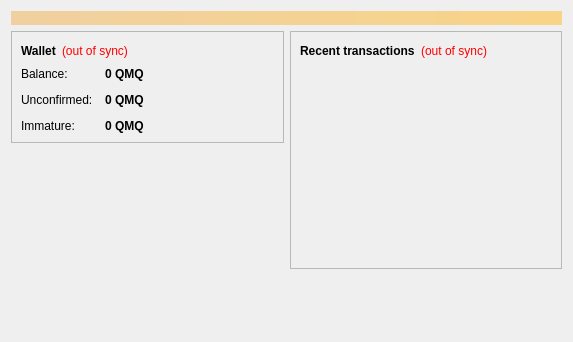
<?xml version="1.0" encoding="UTF-8"?>
<ui version="4.0">
 <class>OverviewPage</class>
 <widget class="QWidget" name="OverviewPage">
  <property name="geometry">
   <rect>
    <x>0</x>
    <y>0</y>
    <width>573</width>
    <height>342</height>
   </rect>
  </property>
  <property name="windowTitle">
   <string>Form</string>
  </property>
  <layout class="QVBoxLayout" name="topLayout">
   <item>
    <widget class="QLabel" name="labelAlerts">
     <property name="visible">
      <bool>false</bool>
     </property>
     <property name="styleSheet">
      <string notr="true">background-color: qlineargradient(x1: 0, y1: 0, x2: 1, y2: 0, stop:0 #F0D0A0, stop:1 #F8D488); color:#000000;</string>
     </property>
     <property name="wordWrap">
      <bool>true</bool>
     </property>
     <property name="margin">
      <number>3</number>
     </property>
    </widget>
   </item>
   <item>
    <layout class="QHBoxLayout" name="horizontalLayout" stretch="1,1">
     <item>
      <layout class="QVBoxLayout" name="verticalLayout_2">
       <item>
        <widget class="QFrame" name="frame">
         <property name="frameShape">
          <enum>QFrame::StyledPanel</enum>
         </property>
         <property name="frameShadow">
          <enum>QFrame::Raised</enum>
         </property>
         <layout class="QVBoxLayout" name="verticalLayout_4">
          <item>
           <layout class="QHBoxLayout" name="horizontalLayout_4">
            <item>
             <widget class="QLabel" name="label_5">
              <property name="font">
               <font>
                <weight>75</weight>
                <bold>true</bold>
               </font>
              </property>
              <property name="text">
               <string>Wallet</string>
              </property>
             </widget>
            </item>
            <item>
             <widget class="QLabel" name="labelWalletStatus">
              <property name="toolTip">
               <string>The displayed information may be out of date. Your wallet automatically synchronizes with the qmq network after a connection is established, but this process has not completed yet.</string>
              </property>
              <property name="styleSheet">
               <string notr="true">QLabel { color: red; }</string>
              </property>
              <property name="text">
               <string notr="true">(out of sync)</string>
              </property>
              <property name="alignment">
               <set>Qt::AlignLeading|Qt::AlignLeft|Qt::AlignVCenter</set>
              </property>
             </widget>
            </item>
            <item>
             <spacer name="horizontalSpacer_2">
              <property name="orientation">
               <enum>Qt::Horizontal</enum>
              </property>
              <property name="sizeHint" stdset="0">
               <size>
                <width>40</width>
                <height>20</height>
               </size>
              </property>
             </spacer>
            </item>
           </layout>
          </item>
          <item>
           <layout class="QFormLayout" name="formLayout_2">
            <property name="fieldGrowthPolicy">
             <enum>QFormLayout::AllNonFixedFieldsGrow</enum>
            </property>
            <property name="horizontalSpacing">
             <number>12</number>
            </property>
            <property name="verticalSpacing">
             <number>12</number>
            </property>
            <item row="0" column="0">
             <widget class="QLabel" name="label">
              <property name="text">
               <string>Balance:</string>
              </property>
             </widget>
            </item>
            <item row="0" column="1">
             <widget class="QLabel" name="labelBalance">
              <property name="font">
               <font>
                <weight>75</weight>
                <bold>true</bold>
               </font>
              </property>
              <property name="cursor">
               <cursorShape>IBeamCursor</cursorShape>
              </property>
              <property name="toolTip">
               <string>Your current balance</string>
              </property>
              <property name="text">
               <string notr="true">0 QMQ</string>
              </property>
              <property name="textInteractionFlags">
               <set>Qt::LinksAccessibleByMouse|Qt::TextSelectableByKeyboard|Qt::TextSelectableByMouse</set>
              </property>
             </widget>
            </item>
            <item row="1" column="0">
             <widget class="QLabel" name="label_3">
              <property name="text">
               <string>Unconfirmed:</string>
              </property>
             </widget>
            </item>
            <item row="1" column="1">
             <widget class="QLabel" name="labelUnconfirmed">
              <property name="font">
               <font>
                <weight>75</weight>
                <bold>true</bold>
               </font>
              </property>
              <property name="cursor">
               <cursorShape>IBeamCursor</cursorShape>
              </property>
              <property name="toolTip">
               <string>Total of transactions that have yet to be confirmed, and do not yet count toward the current balance</string>
              </property>
              <property name="text">
               <string notr="true">0 QMQ</string>
              </property>
              <property name="textInteractionFlags">
               <set>Qt::LinksAccessibleByMouse|Qt::TextSelectableByKeyboard|Qt::TextSelectableByMouse</set>
              </property>
             </widget>
            </item>
            <item row="2" column="0">
             <widget class="QLabel" name="labelImmatureText">
              <property name="text">
               <string>Immature:</string>
              </property>
             </widget>
            </item>
            <item row="2" column="1">
             <widget class="QLabel" name="labelImmature">
              <property name="font">
               <font>
                <weight>75</weight>
                <bold>true</bold>
               </font>
              </property>
              <property name="toolTip">
               <string>Mined balance that has not yet matured</string>
              </property>
              <property name="text">
               <string notr="true">0 QMQ</string>
              </property>
              <property name="textInteractionFlags">
               <set>Qt::LinksAccessibleByMouse|Qt::TextSelectableByKeyboard|Qt::TextSelectableByMouse</set>
              </property>
             </widget>
            </item>
           </layout>
          </item>
         </layout>
        </widget>
       </item>
       <item>
        <spacer name="verticalSpacer">
         <property name="orientation">
          <enum>Qt::Vertical</enum>
         </property>
         <property name="sizeHint" stdset="0">
          <size>
           <width>20</width>
           <height>40</height>
          </size>
         </property>
        </spacer>
       </item>
      </layout>
     </item>
     <item>
      <layout class="QVBoxLayout" name="verticalLayout_3">
       <item>
        <widget class="QFrame" name="frame_2">
         <property name="frameShape">
          <enum>QFrame::StyledPanel</enum>
         </property>
         <property name="frameShadow">
          <enum>QFrame::Raised</enum>
         </property>
         <layout class="QVBoxLayout" name="verticalLayout">
          <item>
           <layout class="QHBoxLayout" name="horizontalLayout_2">
            <item>
             <widget class="QLabel" name="label_4">
              <property name="text">
               <string>&lt;b&gt;Recent transactions&lt;/b&gt;</string>
              </property>
             </widget>
            </item>
            <item>
             <widget class="QLabel" name="labelTransactionsStatus">
              <property name="toolTip">
               <string>The displayed information may be out of date. Your wallet automatically synchronizes with the qmq network after a connection is established, but this process has not completed yet.</string>
              </property>
              <property name="styleSheet">
               <string notr="true">QLabel { color: red; }</string>
              </property>
              <property name="text">
               <string notr="true">(out of sync)</string>
              </property>
              <property name="alignment">
               <set>Qt::AlignRight|Qt::AlignTrailing|Qt::AlignVCenter</set>
              </property>
             </widget>
            </item>
            <item>
             <spacer name="horizontalSpacer">
              <property name="orientation">
               <enum>Qt::Horizontal</enum>
              </property>
              <property name="sizeHint" stdset="0">
               <size>
                <width>40</width>
                <height>20</height>
               </size>
              </property>
             </spacer>
            </item>
           </layout>
          </item>
          <item>
           <widget class="QListView" name="listTransactions">
            <property name="styleSheet">
             <string notr="true">QListView { background: transparent; }</string>
            </property>
            <property name="frameShape">
             <enum>QFrame::NoFrame</enum>
            </property>
            <property name="verticalScrollBarPolicy">
             <enum>Qt::ScrollBarAlwaysOff</enum>
            </property>
            <property name="horizontalScrollBarPolicy">
             <enum>Qt::ScrollBarAlwaysOff</enum>
            </property>
            <property name="selectionMode">
             <enum>QAbstractItemView::NoSelection</enum>
            </property>
           </widget>
          </item>
         </layout>
        </widget>
       </item>
       <item>
        <spacer name="verticalSpacer_2">
         <property name="orientation">
          <enum>Qt::Vertical</enum>
         </property>
         <property name="sizeHint" stdset="0">
          <size>
           <width>20</width>
           <height>40</height>
          </size>
         </property>
        </spacer>
       </item>
      </layout>
     </item>
    </layout>
   </item>
  </layout>
 </widget>
 <resources/>
 <connections/>
</ui>
